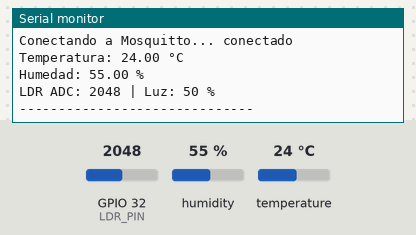
Bench run of a sketch on a simulated ESP32. Shown: the last lines printed to the serial monitor. Inputs (shaded band) come from the test bench; at power-on: humidity 55 %, GPIO 32 (LDR_PIN) = 2048, temperature 24 °C (analog values on the 0–4095 scale). WiFi joins after 1.5 s; servers stay silent unless stated; no MQTT or app messages arrive unless stated.

Above: at 2.7 s.
2.8 s: humidity set to 22 %
5.5 s: GPIO 32 (LDR_PIN) set to 2866
At 6.9 s:
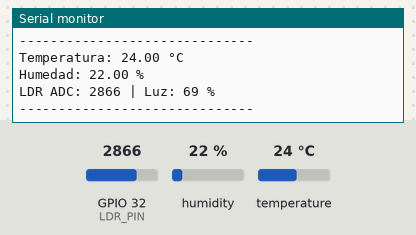
8.2 s: temperature set to 12 °C
10.9 s: GPIO 32 (LDR_PIN) set to 3603
At 13.0 s:
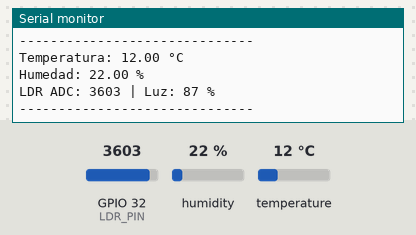
13.6 s: humidity set to 40 %
At 15.4 s:
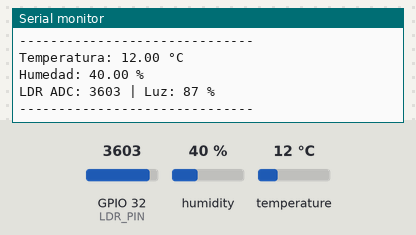
Timing chart, 0 to 16.9 s (numbered marks = the images above; inputs shaded):
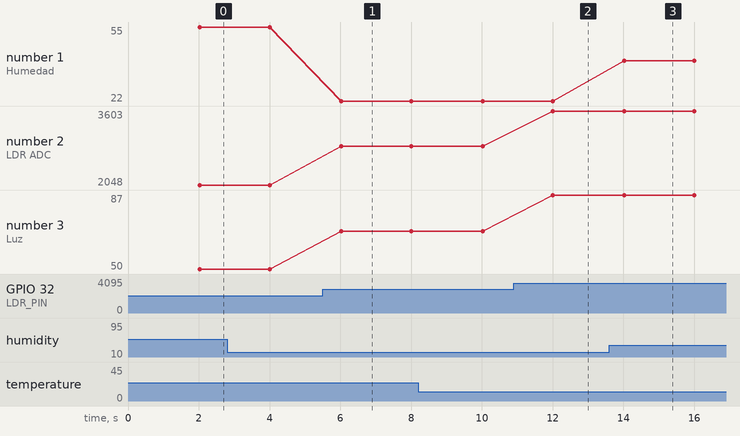

The sketch:

sketch_Taller.ino
```cpp
#include <WiFi.h>
#include <PubSubClient.h>
#include <DHT.h>

// ======================================================
// CONFIGURACIÓN WIFI
// ======================================================

const char* WIFI_SSID = "Carlos's S21 Ultra";
const char* WIFI_PASSWORD = "cblk5450";

// ======================================================
// CONFIGURACIÓN MQTT
// ======================================================

const char* MQTT_SERVER = "192.168.4.14";
const int MQTT_PORT = 1883;

// Topics utilizados por el dashboard React.
const char* TOPIC_TEMPERATURA = "clima/esp32/temperatura";
const char* TOPIC_HUMEDAD = "clima/esp32/humedad";
const char* TOPIC_LUZ = "clima/esp32/luz";

// ======================================================
// CONFIGURACIÓN DE SENSORES
// ======================================================

#define DHT_PIN 26
#define DHT_TYPE DHT11
#define LDR_PIN 32

DHT dht(DHT_PIN, DHT_TYPE);

WiFiClient wifiClient;
PubSubClient mqttClient(wifiClient);

// Enviar una lectura cada 2 segundos.
const unsigned long INTERVALO_ENVIO = 2000;

unsigned long ultimoEnvio = 0;

void conectarWiFi() {
  Serial.print("Conectando a WiFi");

  WiFi.begin(WIFI_SSID, WIFI_PASSWORD);

  while (WiFi.status() != WL_CONNECTED) {
    delay(500);
    Serial.print(".");
  }

  Serial.println();
  Serial.println("WiFi conectado");

  Serial.print("IP del ESP32: ");
  Serial.println(WiFi.localIP());
}

void conectarMQTT() {
  while (!mqttClient.connected()) {
    Serial.print("Conectando a Mosquitto...");

    // Crear un Client ID diferente para este ESP32.
    String clientId = "ESP32-";
    clientId += String((uint32_t)(ESP.getEfuseMac() & 0xFFFFFFFF), HEX);

    if (mqttClient.connect(clientId.c_str())) {
      Serial.println(" conectado");
    } else {
      Serial.print(" error, rc=");
      Serial.print(mqttClient.state());
      Serial.println(". Reintentando en 2 segundos...");
      delay(2000);
    }
  }
}

// ======================================================
// LEER Y PUBLICAR SENSORES
// ======================================================

void publicarSensores() {
  // 1-2.
  float temperatura = dht.readTemperature();
  float humedad = dht.readHumidity();

  // 3.
  int adc = analogRead(LDR_PIN);
  int luz = constrain(map(adc, 0, 4095, 0, 100), 0, 100);

  // 4-5.
  if (isnan(temperatura) || isnan(humedad)) {
    Serial.println("Error leyendo el DHT11");
  } else {
    mqttClient.publish(TOPIC_TEMPERATURA, String(temperatura, 2).c_str(), true);
    mqttClient.publish(TOPIC_HUMEDAD, String(humedad, 2).c_str(), true);

    // 6. Mostrar las mediciones en el Monitor Serial.
    Serial.printf("Temperatura: %.2f °C\n", temperatura);
    Serial.printf("Humedad: %.2f %%\n", humedad);
  }

  mqttClient.publish(TOPIC_LUZ, String(luz).c_str(), true);
  Serial.printf("LDR ADC: %d | Luz: %d %%\n", adc, luz);
  Serial.println("------------------------------");
}

void setup() {
  Serial.begin(115200);

  // Inicializar los sensores y configurar los pines necesarios.
  dht.begin();
  analogReadResolution(12);

  conectarWiFi();

  mqttClient.setServer(MQTT_SERVER, MQTT_PORT);
}

void loop() {
  // Si se pierde WiFi, volver a conectarse.
  if (WiFi.status() != WL_CONNECTED) {
    conectarWiFi();
  }

  // Si se pierde MQTT, volver a conectarse.
  if (!mqttClient.connected()) {
    conectarMQTT();
  }

  mqttClient.loop();

  // Publicar sensores cada 2 segundos.
  if (millis() - ultimoEnvio >= INTERVALO_ENVIO) {
    ultimoEnvio = millis();
    publicarSensores();
  }
}
```

Measured:
- after the input at 5.5 s, the serial monitor: prints a new line after 0.53 s (image 1)
- after the input at 10.9 s, the serial monitor: prints a new line after 1.1 s (image 2)
- after the input at 13.6 s, the serial monitor: prints a new line after 0.43 s (image 3)
- plotted number 1: 22 → 40 after the input at 13.6 s
- plotted number 2: 2048 → 2866 after the input at 5.5 s, 2866 → 3603 after the input at 10.9 s
- plotted number 3: 50 → 69 after the input at 5.5 s, 69 → 87 after the input at 10.9 s
